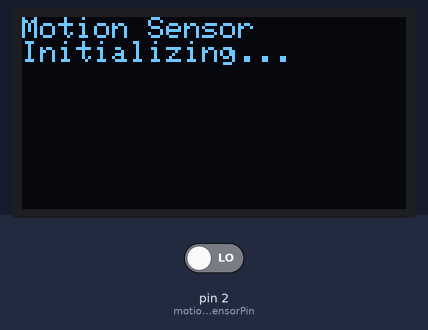
This sketch was run on a simulated Arduino Uno, built with avr-gcc and run on an emulated ATmega328P. On the bench: 128×64 one-colour display. Inputs (shaded band) come from the test bench; at power-on: pin 2 (motionSensorPin) LOW. What the sketch prints to the serial monitor is not drawn.

Above: at 0.1 s.

The sketch:

motion_sensor_and_display.ino
```cpp
#include <Wire.h>
#include <Adafruit_GFX.h>
#include <Adafruit_SSD1306.h>

#define SCREEN_WIDTH 128
#define SCREEN_HEIGHT 64
#define OLED_RESET    -1

Adafruit_SSD1306 display(SCREEN_WIDTH, SCREEN_HEIGHT, &Wire, OLED_RESET);
const int motionSensorPin = 2;

int currentMotionState = LOW;
int lastMotionState = LOW;

void setup() {
  Serial.begin(9600);
  pinMode(motionSensorPin, INPUT);
  if(!display.begin(SSD1306_SWITCHCAPVCC, 0x3C)) {
    Serial.println(F("SSD1306 allocation failed"));
    for(;;); // Don't proceed, loop forever
  }

  display.clearDisplay();
  display.setTextSize(1);
  display.setTextColor(SSD1306_WHITE);
  display.setCursor(0,0);
  display.println("Motion Sensor");
  display.println("Initializing...");
  display.display();
  Serial.println("Waiting for sensor to settle...");
  delay(30000);
  Serial.println("Sensor ready!");
}

void loop() {
  currentMotionState = digitalRead(motionSensorPin);
  if (currentMotionState != lastMotionState) {
    display.clearDisplay();
    display.setTextSize(2); // Use a larger font
    display.setCursor(15, 25); // Center the text

    if (currentMotionState == HIGH) {
      Serial.println("Motion Detected!");
      display.println("DETECTED!");
    }
    else {
      Serial.println("Status: Clear");
      display.println("CLEAR");
    }

    display.display();
    lastMotionState = currentMotionState;
  }
}
```
